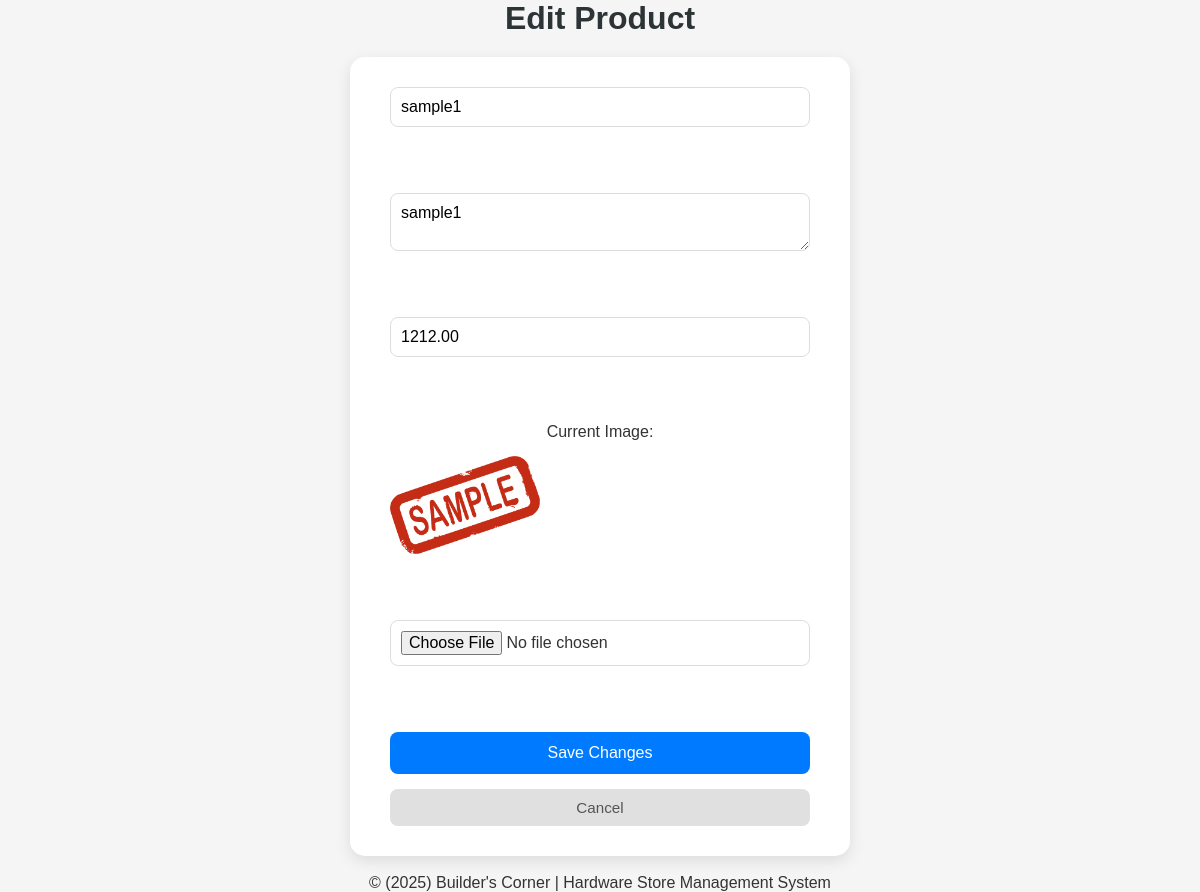
The page /edit_product.php?id=1 (signed in) on the database its author committed.
### tables this page shows
CREATE TABLE `material` (
  `materialID` int(11) NOT NULL,
  `title` varchar(100) NOT NULL,
  `details` text NOT NULL,
  `price` decimal(10,2) NOT NULL,
  `image_file` varchar(255) DEFAULT 'resources/default.jpg'
);

### edit_product.php (the view, shortened to what this page needs)
<?php
include('db_connect.php');
$id = $_GET['id'];
$result = $conn->query("SELECT * FROM material WHERE materialID=$id");
$product = $result->fetch_assoc();
?>
<!DOCTYPE html>
<html>
<head>
  <link rel="stylesheet" href="edit_product.css">
</head>
<body>
  <h2 style="text-align:center;">Edit Product</h2>
  <form action="edit_product.php" method="POST" enctype="multipart/form-data" style="text-align:center;">
    <input type="text" name="title" value="<?php echo htmlspecialchars($product['title']); ?>" required><br><br>
    <textarea name="details" required><?php echo htmlspecialchars($product['details']); ?></textarea><br><br>
    <input type="number" step="0.01" name="price" value="<?php echo $product['price']; ?>" required><br><br>
    <p>Current Image:</p>
    <?php if (!empty($product['image_file'])): ?>
      <img src="<?php echo $product['image_file']; ?>" alt="Product Image" width="150"><br><br>
    <?php endif; ?>
    <input type="file" name="image_file" accept="image/*"><br><br>
    <button type="submit">Save Changes</button>
    <a href="admin_dashboard.php">Cancel</a>
  </form>
  <br>
  <footer>
  &copy; (2025) Builder's Corner | Hardware Store Management System
</footer>
</body>
</html>

### edit_product.css (style rules this page uses)
* { margin: 0; padding: 0; box-sizing: border-box; font-family: "Poppins", sans-serif; }
body { background: #f5f5f5; color: #333; display: flex; justify-content: center; align-items: center; min-height: 100vh; flex-direction: column; }
h2 { font-size: 2rem; margin-bottom: 20px; color: #2d3436; }
form { background: white; padding: 30px 40px; border-radius: 15px; box-shadow: 0 5px 15px rgba(0,0,0,0.1); width: 100%; max-width: 500px; display: flex; flex-direction: column; gap: 15px; }
input[type="text"], input[type="number"], input[type="file"], textarea { width: 100%; padding: 10px; border: 1px solid #ddd; border-radius: 8px; font-size: 1rem; transition: border 0.3s ease; }
button { background-color: #007bff; color: white; border: none; padding: 12px; border-radius: 8px; font-size: 1rem; cursor: pointer; transition: background 0.3s ease; }
a { display: inline-block; text-decoration: none; color: #555; background: #e0e0e0; padding: 10px 12px; border-radius: 8px; font-size: 0.95rem; transition: background 0.3s ease; }

### rows shown on the page
material: title "sample1", details "sample1", price "1212.00", image_file (picture)
